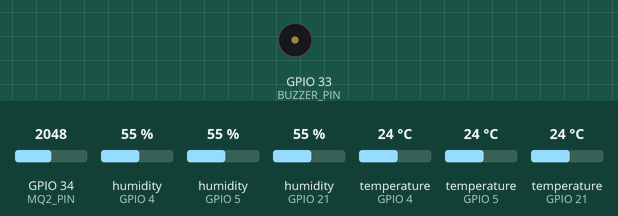
The sketch below on a simulated ESP32. Shown: buzzer (waves = sounding, pin HIGH). The test bench sets the inputs (shaded band); at power-on: GPIO 34 (MQ2_PIN) = 2048, humidity (sensors on GPIO 4, GPIO 5, GPIO 21) 55 %, temperature (sensors on GPIO 4, GPIO 5, GPIO 21) 24 °C. WiFi joins after 1.5 s; servers stay silent unless stated; what the sketch prints to the serial monitor is not drawn.

Above: at 0.1 s.
At 12.7 s:
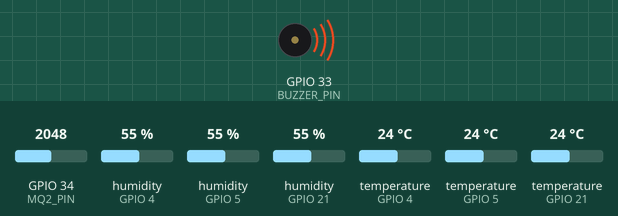
Timing chart, 0 to 14.2 s (numbered marks = the images above):
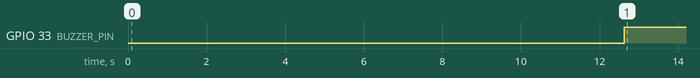

Measured:
- by itself, GPIO 33 (BUZZER_PIN): LOW → HIGH at 12.6 s

The sketch:

nemgaz.ino
```cpp
#include <Adafruit_Sensor.h>
#include <DHT.h>
#include <DHT_U.h>

#include <WiFi.h>
#include <FirebaseESP32.h>
#include <Arduino.h>
#include <ESP32Servo.h>

// Wi-Fi bilgileri
#define WIFI_SSID ""
#define WIFI_PASSWORD ""

// Firebase bilgileri
#define FIREBASE_HOST ""
#define FIREBASE_AUTH ""

// === DHT11 ===
#define DHTTYPE DHT11
#define DHT1_PIN 21
#define DHT2_PIN 5
#define DHT3_PIN 4

DHT dht1(DHT1_PIN, DHTTYPE);
DHT dht2(DHT2_PIN, DHTTYPE);
DHT dht3(DHT3_PIN, DHTTYPE);

// === MQ-2 ve Buzzer ===
#define MQ2_PIN 34         // Analog giriş
#define BUZZER_PIN 33
#define GAS_THRESHOLD 720

// === Firebase Nesneleri ===
FirebaseData firebaseData;
FirebaseConfig firebaseConfig;
FirebaseAuth firebaseAuth;

void setup() {
  Serial.begin(115200);

  // DHT başlat
  Serial.println("DHT11 sensörleri başlatılıyor...");
  dht1.begin();
  dht2.begin();
  dht3.begin();

  // Buzzer
  pinMode(BUZZER_PIN, OUTPUT);
  digitalWrite(BUZZER_PIN, LOW);

  // Wi-Fi bağlantısı
  Serial.println("Wi-Fi'ye bağlanılıyor...");
  WiFi.begin(WIFI_SSID, WIFI_PASSWORD);
  while (WiFi.status() != WL_CONNECTED) {
    delay(500);
    Serial.print(".");
  }
  Serial.println("\nWi-Fi bağlantısı başarılı.");

  // Firebase başlat
  firebaseConfig.host = FIREBASE_HOST;
  firebaseConfig.signer.tokens.legacy_token = FIREBASE_AUTH;
  Firebase.begin(&firebaseConfig, &firebaseAuth);
  Firebase.reconnectWiFi(true);
  Serial.println("Firebase bağlantısı başarılı.");

  Serial.println("MQ-2 ve buzzer hazır.");
}

void loop() {
  delay(10000);  // 15 saniyede bir veri oku

  // === DHT11 Değerleri ===
  float temp1 = dht1.readTemperature();
  float hum1 = dht1.readHumidity();

  float temp2 = dht2.readTemperature();
  float hum2 = dht2.readHumidity();

  float temp3 = dht3.readTemperature();
  float hum3 = dht3.readHumidity();

  Serial.println("---- DHT11 Değerleri ----");

  if (!isnan(temp1)) {
    Firebase.setFloat(firebaseData, "/SmartHome/monitoring/temperature1", temp1);
    Serial.print("Temp1: "); Serial.println(temp1);
  }
  if (!isnan(temp2)) {
    Firebase.setFloat(firebaseData, "/SmartHome/monitoring/temperature2", temp2);
    Serial.print("Temp2: "); Serial.println(temp2);
  }
  if (!isnan(temp3)) {
    Firebase.setFloat(firebaseData, "/SmartHome/monitoring/temperature3", temp3);
    Serial.print("Temp3: "); Serial.println(temp3);
  }

  if (!isnan(hum1)) {
    Firebase.setFloat(firebaseData, "/SmartHome/monitoring/humidityLevel1", hum1);
    Serial.print("Hum1: "); Serial.println(hum1);
  }
  if (!isnan(hum2)) {
    Firebase.setFloat(firebaseData, "/SmartHome/monitoring/humidityLevel2", hum2);
    Serial.print("Hum2: "); Serial.println(hum2);
  }
  if (!isnan(hum3)) {
    Firebase.setFloat(firebaseData, "/SmartHome/monitoring/humidityLevel3", hum3);
    Serial.print("Hum3: "); Serial.println(hum3);
  }

  // === MQ-2 Gaz Okuma ===
  int gasValue = analogRead(MQ2_PIN);  // 0–4095 arası
  Serial.print("MQ-2 Gaz Seviyesi: ");
  Serial.println(gasValue);

  // Firebase'e gaz seviyesi gönder
  Firebase.setInt(firebaseData, "/SmartHome/monitoring/gasLevel", gasValue);

  // Buzzer kontrol
  if (gasValue > GAS_THRESHOLD) {
    digitalWrite(BUZZER_PIN, HIGH);
    Serial.println("⚠️ Gaz seviyesi yüksek! Buzzer aktif.");
  } else {
    digitalWrite(BUZZER_PIN, LOW);
    Serial.println("✅ Gaz seviyesi normal.");
  }

  Serial.println("-------------------------\n");
}
```
